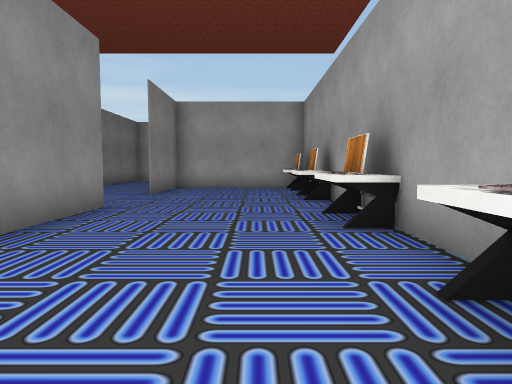
View 1 (above)

24 first-person views from a walk through a 3-D level made in the Unity game engine. The camera is 1.4 m above the floor, tilts 4° down and sees 70° across. Doors are open. The floor is counted in squares, 2 m on a side. Each view is taken from the middle of a square. On the plan, view 1 faces up. The plan holds only what a view shows up to about 11 squares ahead; the rest is blank. The place goes on beyond the plan. The player is left out. Some animated figures are left out. Some surface patterns are stand-ins.

View 2
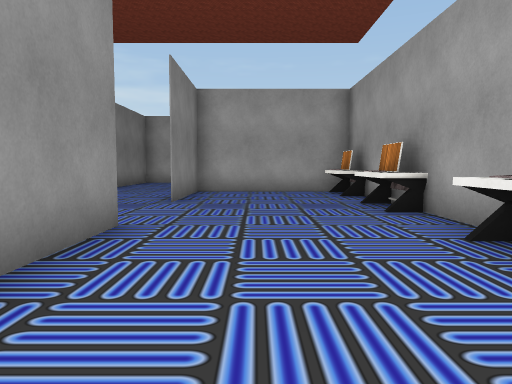

View 3
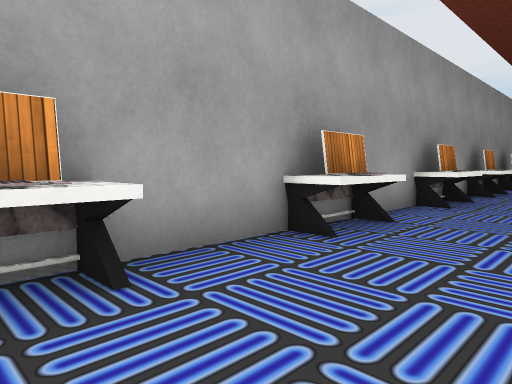

View 4
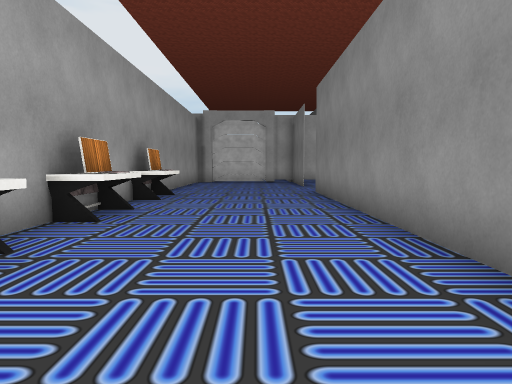

View 5
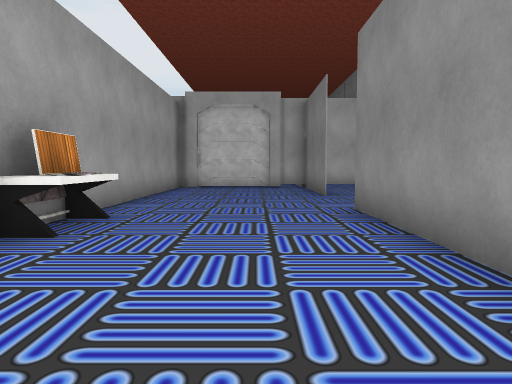

View 6
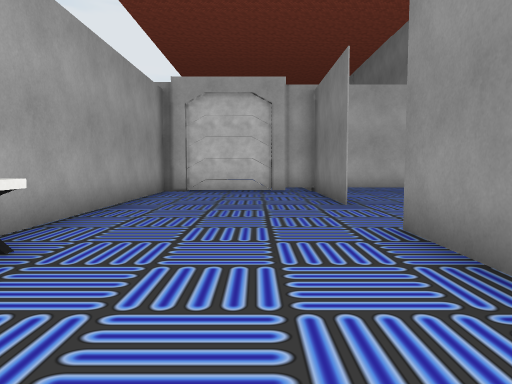

View 7
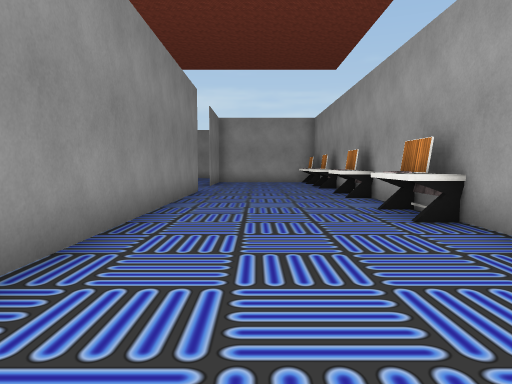

View 8
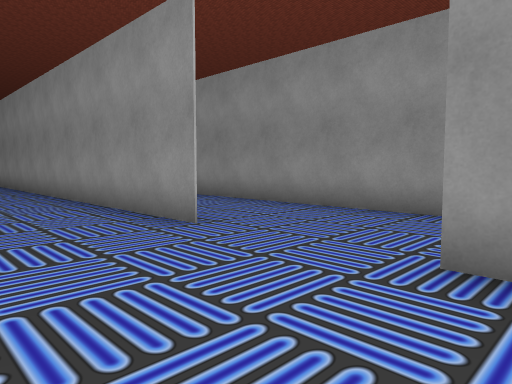

View 9
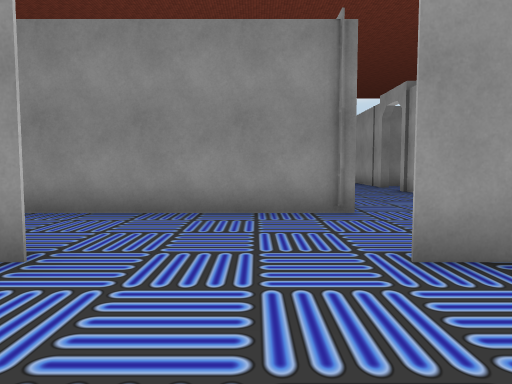

View 10
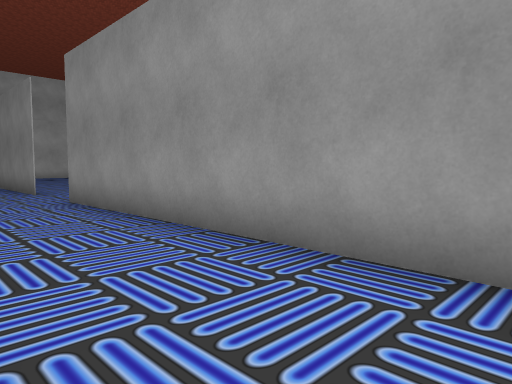

View 11
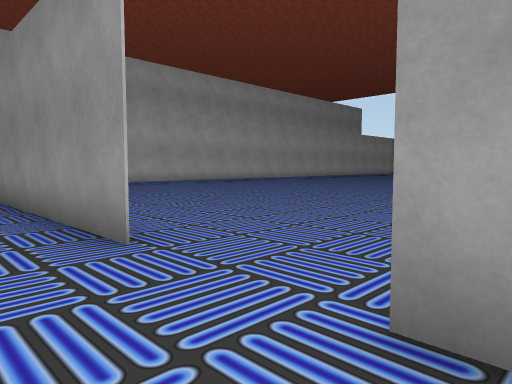

View 12
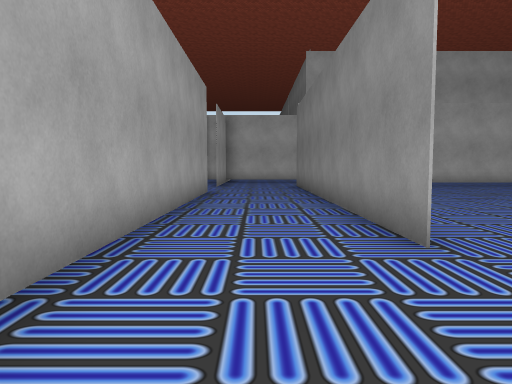

View 13
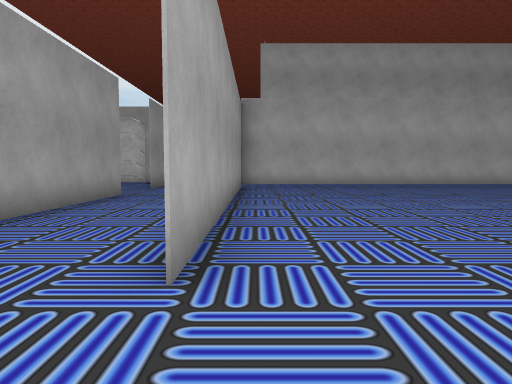

View 14
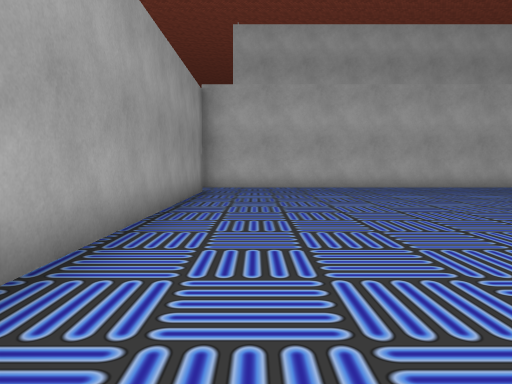

View 15
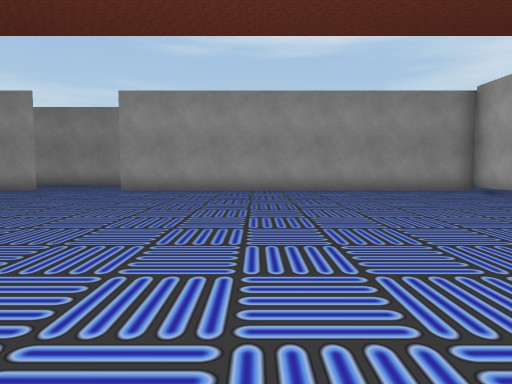

View 16
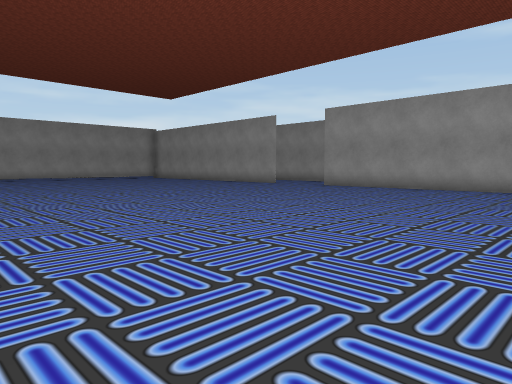

View 17
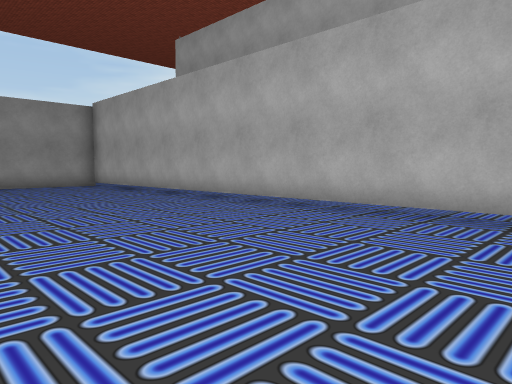

View 18
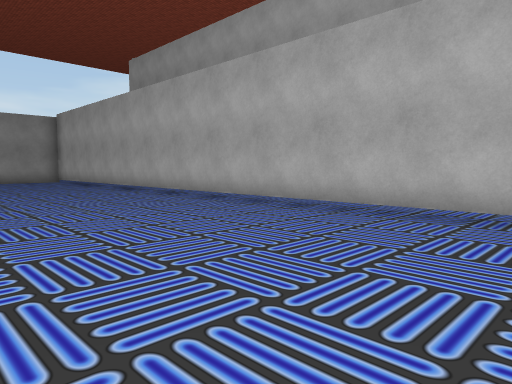

View 19
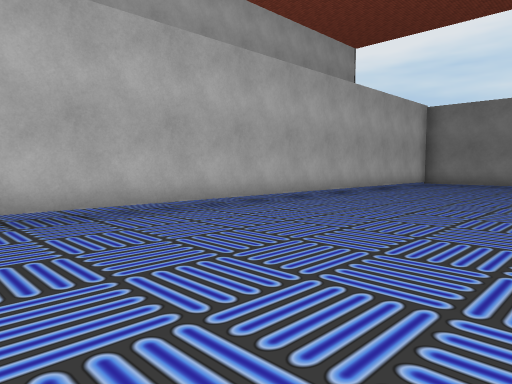

View 20
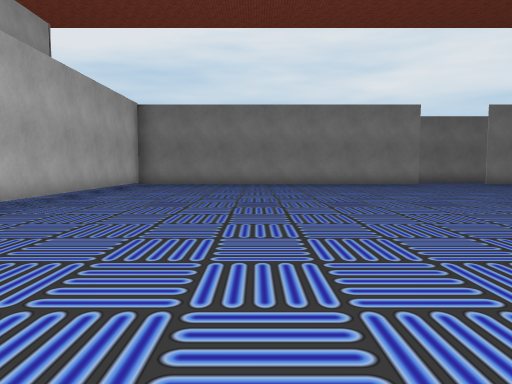

View 21
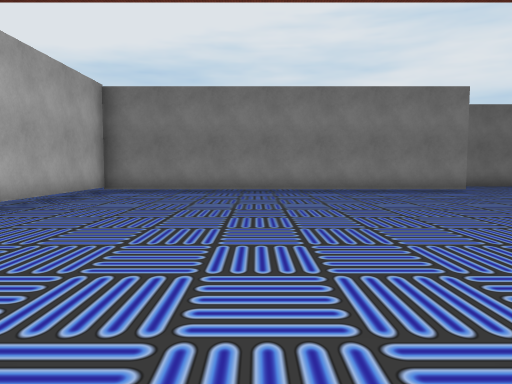

View 22
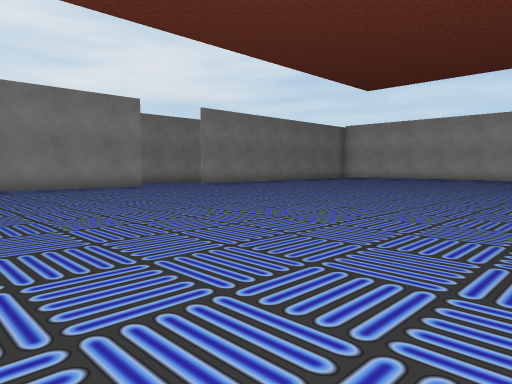

View 23
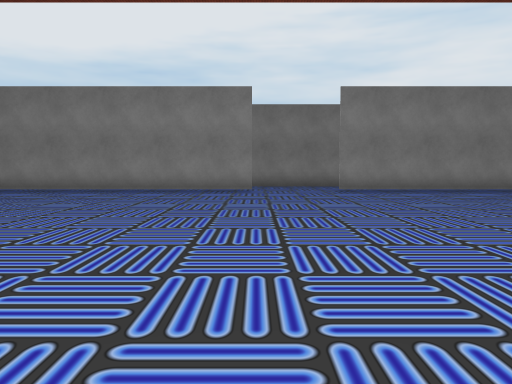

View 24
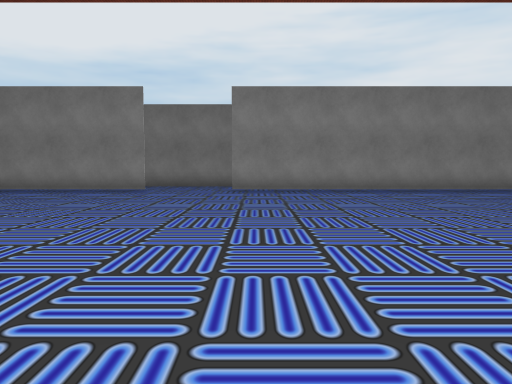

### Floor plan
Key: @ floor where view 1 was taken; # wall or solid block; . floor; D open door; v drop or lower ground; E desk; T thing the floor can be seen under or through.
Columns run from 34 left of view 1 to 2 right of it. Each row starts with its distance up from view 1.
 12                        D#    ..#v..#v
 11                        ........#...Ev
 10                           .....#....
  9                             ##.....Ev
  8                              #.....Ev
  7 .#                           #......#
  6 .#..                         #.#....#
  5 .#...                        #.#...Ev
  4 .#.....                      #.#...Ev
  3 .#...... ..                  #.#.....
  2 .#.........                  #.#...Ev
  1 .#.........        ..        #.#...Ev
  0 .#..........       ...      .#.#..@.#
 -1 ............       ....   .....#....#
 -2 ............       ..... ......#...Ev
 -3 ............      .............#...Ev
 -4 .#..........      ...........#.#.....
 -5 .#..........      ...........#.#...Ev
 -6 .#...........     ...........#.#...Ev
 -7 .#...........     ...........#.#....
 -8 .#...........................#.#...Ev
 -9 .#...........................#.#...Ev
-10 .#...........................#.#....#
-11 .#...........................#......#
-12 .#...........................#......#
-13 .TTTTTTTTTTTTTTTTTTTTTTTT#####.#....#
-14 ...............................#....#
-15                               .#....#
-16                              ..##..#v
-17                              #######

Positions as (right, up) in squares from view 1, and headings:
1: (0, 0), facing up
2: (-1, 2), facing up
3: (-1, 5), facing down-right
4: (-1, 0), facing down
5: (-1, -4), facing down
6: (-1, -6), facing down
7: (-1, -4), facing up
8: (0, 10), facing down-left
9: (0, 8), facing left
10: (-3, 7), facing down-left
11: (-4, 0), facing down-left
12: (-4, 0), facing down
13: (-6, -1), facing down
14: (-7, -3), facing down
15: (-16, -7), facing right
16: (-17, -11), facing up-right
17: (-19, -8), facing down-right
18: (-23, -8), facing down-right
19: (-19, -8), facing down-left
20: (-20, -9), facing left
21: (-23, -9), facing left
22: (-22, -9), facing up-left
23: (-23, -3), facing left
24: (-23, 0), facing left
